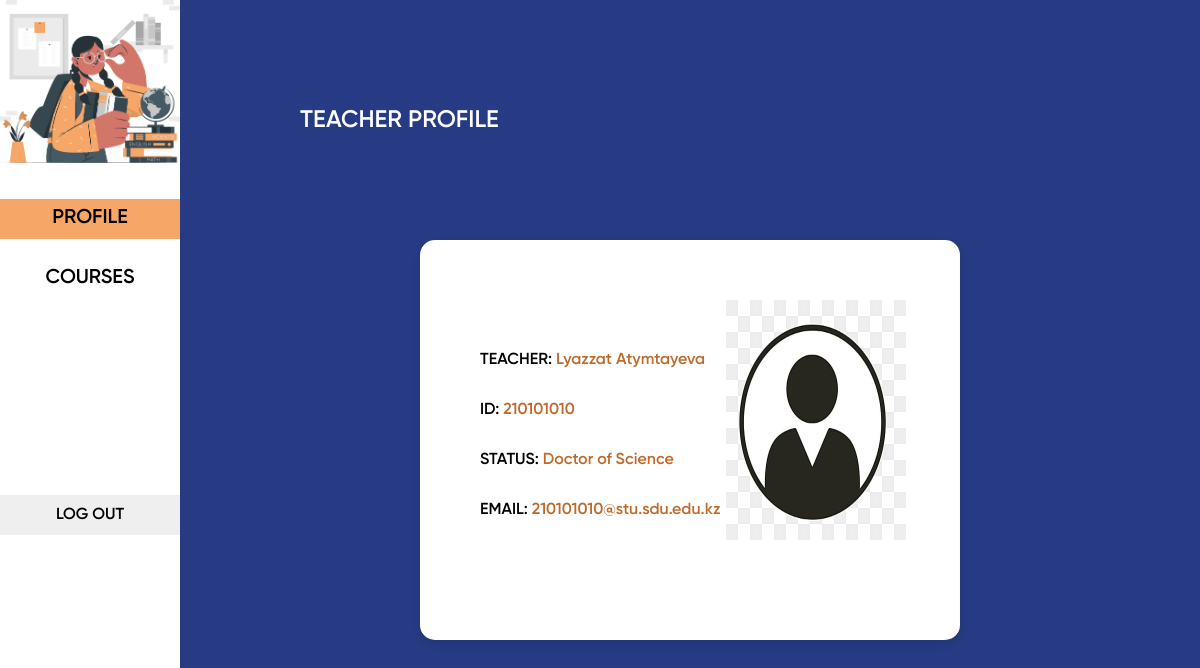
The app's page /teacher_profile/ (signed in) with its own data.
### account/models.py (models this page shows, shortened)
class CustomUser(AbstractBaseUser, PermissionsMixin):
    email = models.EmailField(max_length=255, blank=False, unique=True)
    id = models.CharField(max_length=9, unique=True, blank=False, primary_key=True)
    first_name = models.CharField(max_length=30)
    last_name = models.CharField(max_length=30)
    objects = CustomUserManager()
    USERNAME_FIELD = 'id'
    REQUIRED_FIELDS = ['first_name', 'last_name']

class Teacher(CustomUser):
    status = models.CharField(max_length=255, blank=False)

### dashboard/views.py (the view)
# urls.py: path('teacher_profile/', views.teacher_profile, name='teacher_profile'),
@login_required
def teacher_profile(request):
    return render(request, 'dashboard/profile_teacher.html',{'status1':"active",'status2':""})

### dashboard/templates/dashboard/profile_teacher.html (shortened to what this page needs)
{% extends "dashboard/teacher_base.html" %}
{% load static %}
{% block content %}
<div class="profile_container">
    {% with teacher=request.user.teacher %}
    <div class = "section_info">
        <h2>TEACHER PROFILE</h2>
    </div>
    <div class="student_info">
            <div class="info">
                <div class="text_info">
                    <p>TEACHER:&nbsp;<span>{{ teacher.first_name}} {{ teacher.last_name}}</span></p>
                    <p>ID:&nbsp;<span>{{ teacher.id }}</span></p>
                    <p>STATUS:&nbsp;<span>{{ teacher.status }}</span></p>
                    <p>EMAIL:&nbsp;<span>{{ teacher.id }}@stu.sdu.edu.kz</span></p>
                </div>
                <div class="prof_image_container"style="display:flex; justify-content:center;">
                    <img src="{% static 'img/prof_pic.png' %}" style="width:15vw;height:30vh" alt="Profile picture">
                </div>
            </div>
    </div>
    {% endwith %}
</div>
{% endblock content %}

### dashboard/templates/dashboard/teacher_base.html (shortened to what this page needs)
{% load static %}
<!DOCTYPE html>
<html lang="en">
<head>
    <link rel="stylesheet" href="{% static 'css/student_base.css' %}">
</head>
<body>
    {% with teacher=request.user.teacher %}
        <div class="navigator">
            <img src="{% static 'img/image.png' %}" alt="Happy University Logo">
            <ol >
                <li id="PROFILE" class="{{status1}}" onclick="window.location.href='{% url 'dashboard:teacher_profile' %}';"><p>PROFILE</p></li>
                <li id="COURSES" class="{{status2}}" onclick="window.location.href='{% url 'dashboard:teacher_courses' %}';"><p >COURSES</p></li>
            </ol>
            <form method="post" action="{% url 'account:logout' %}">
                <input type="submit" class="logout_button" value="LOG OUT">
            </form>
        </div>
        {% block content%}{% endblock content %}
    {% endwith %}
</body>

### static/css/student_base.css (style rules this page uses)
body,html { font-family: gilroy-600; background-color: #263B83; height: 100vh; width: 100vw; margin: 0; padding: 0; cursor: pointer; display: flex; flex-direction: row; }
.navigator img { width: 15vw; }
.navigator { background-color: white; color: black; width: 15vw; display: flex; align-items: left; flex-direction: column; }
.navigator ol { list-style: none; padding: 0; }
.navigator ol li p { color: black; text-align: center; text-decoration: none; display: flex; justify-content: center; align-items: center; height: 5vh; font-size: 2.5vh; font-family: gilroy-600; }
.navigator ol li.active p, .navigator ol li p:hover { background-color: #F6A667; }
.logout_button { font-family: gilroy-600; color: black; border: none; width: 15vw; cursor: pointer; margin-top: 20vh; font-size: 2vh; height: 5vh; }
.profile_container { height: 100vh; width: 85vw; }
.section_info { height: 30vh; margin-left: 10vw; width: 75vw; display: flex; justify-content: center; flex-direction: column; }
.section_info h2 { color:white; font-weight: lighter; font-family: gilroy-600; }
.student_info { display: flex; justify-content: center; align-items: center; }
.info { background-color: white; border-radius: 15px; padding: 60px; width:35vw; height: 35vh; box-shadow: 0 4px 8px rgba(0,0,0,0.1); display: flex; flex-direction: row; }
.text_info { width: 60%; display: flex; flex-direction: column; justify-content: center; align-items: left; }
.prof_image_container { width: 40%; }
.info p { margin: 10px 0; font-size: 16px; margin-bottom: 20px; white-space: nowrap; font-family: gilroy-600; }
.info p span { color:#be6a2a; }
.section_info { height: 30vh; margin-left: 10vw; width: 75vw; display: flex; justify-content: center; flex-direction: column; color: #ffffff; }

### records on screen
CustomUser: first_name "Lyazzat", last_name "Atymtayeva", id "210101010"
Teacher: status "Doctor of Science"
